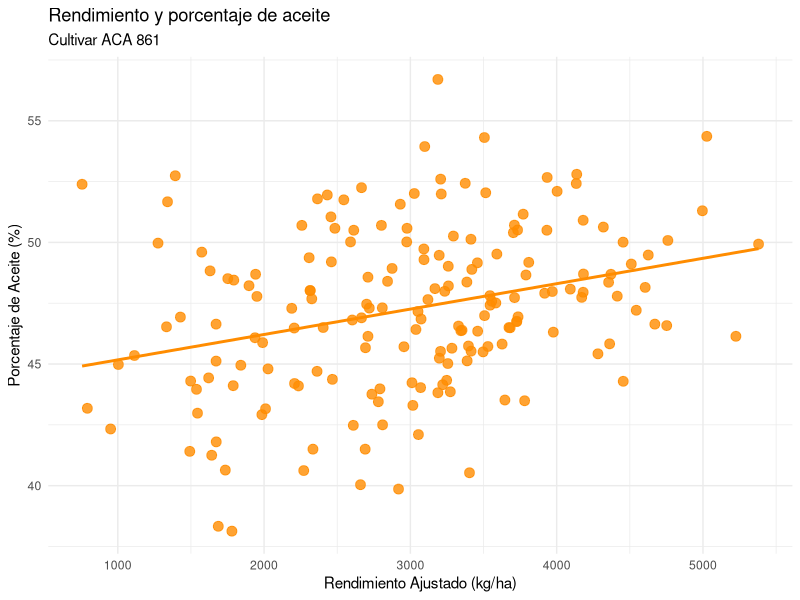
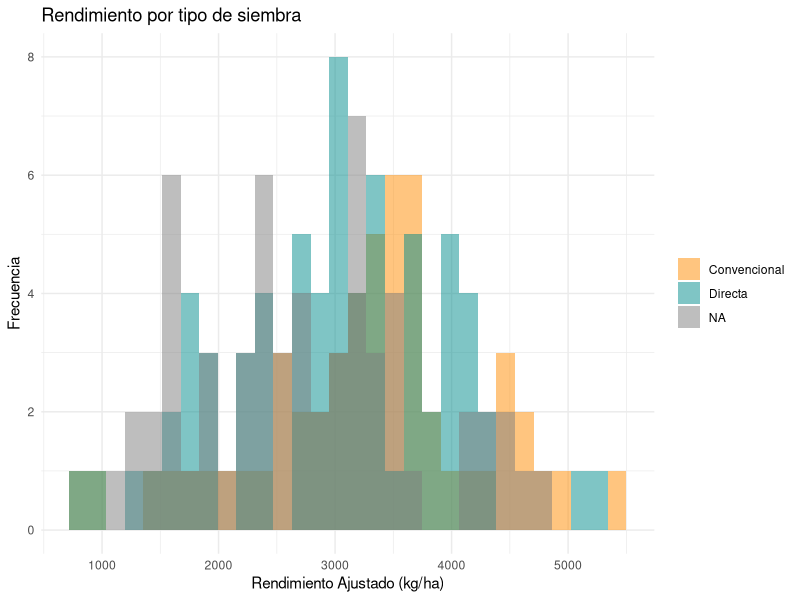

Reproduce these figures in R, in order.
## ---- chunk 1
knitr::opts_chunk$set(echo = FALSE, 
                      message = FALSE,
                      warning = FALSE)

library(tidyverse)
library(readxl)
## ---- chunk 2
cultivares <- read_csv("datos/RNG_small.csv")

resumen <- cultivares %>% 
  group_by(Cultivar) %>% 
  summarise(count = n(),
            rendimiento_ajustado_medio = round(mean(Rendimiento_Ajustado, na.rm = TRUE), 2))

resumen %>% 
  knitr::kable(col.names = c("Cultivar", "Cantidad", "Rendimiento Ajustado Medio"),
               align = "lcc",
               caption = "Resumen de los Cultivares en el dataset.")
## ---- chunk 3
cultivares %>% 
  filter(Cultivar == "ACA 861") %>% 
  ggplot(aes(x = Rendimiento_Ajustado, y = Aceite_porcentaje)) +
  geom_point(color = "darkorange",
             size = 3,
             alpha = 0.8) +
  geom_smooth(method = "lm", se = FALSE, color = "darkorange") +
  theme_minimal() +
  labs(title = "Rendimiento y porcentaje de aceite",
       subtitle = "Cultivar ACA 861",
       x = "Rendimiento Ajustado (kg/ha)",
       y = "Porcentaje de Aceite (%)",
       color = "Cultivar") 
## ---- chunk 4
cultivares %>% 
  filter(Cultivar == "ACA 861") %>%
  ggplot(aes(x = Rendimiento_Ajustado)) +
  geom_histogram(aes(fill = Tipo_Siembra),
                 alpha = 0.5,
                 position = "identity") +
  scale_fill_manual(values = c("darkorange", "cyan4", "purple")) +
  theme_minimal() +
  labs(x = "Rendimiento Ajustado (kg/ha)",
       y = "Frecuencia",
       fill = NULL,
       title = "Rendimiento por tipo de siembra")
## ---- chunk 5
rendimiento_localidad <- cultivares %>% 
  filter(Cultivar == "ACA 861") %>%
  group_by(Localidad) %>% 
  summarise(count = n(),
            rendimiento_ajustado_medio = round(mean(Rendimiento_Ajustado, na.rm = TRUE), 2)) 

rendimiento_localidad <- rendimiento_localidad %>% 
  arrange(desc(rendimiento_ajustado_medio))

rendimiento_localidad %>% 
  knitr::kable(col.names = c("Cultivar", "Cantidad", "Rendimiento Ajustado Medio"),
               align = "lcc",
               caption = "Resumen de los Cultivares en el dataset.")
